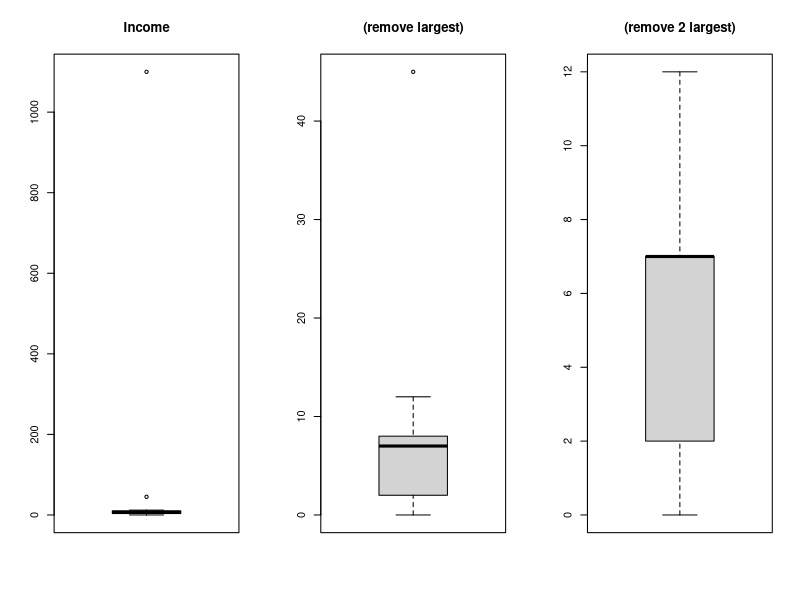

The R script that drew this image:
### Exact income data (matches your image exactly)
income <- c(1100, 45, 12, 8, 7, 7, 7, 5, 2, 2, 0)

### Remove values
income1 <- income[-1]         # remove largest (1100)
income2 <- income[-c(1,2)]    # remove 2 largest (1100, 45)

### Make boxplots in 1 row, 3 columns
par(mfrow = c(1, 3))

boxplot(income, main = "Income")
boxplot(income1, main = "(remove largest)")
boxplot(income2, main = "(remove 2 largest)")